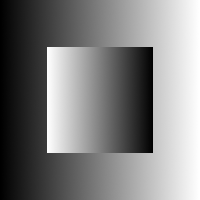
#> input picture paper/slides/square clean.png, 200 x 200 px; the run also reads 2 pictures not shown here
$ jupyter execute test_expected_tgv.ipynb
#> lines starting #> are read from the running program, lines starting #| are printed output that depends on the picture; long printed decimals are rounded
[cell 1]
import numpy as np
from PIL import Image
from skimage.metrics import structural_similarity, peak_signal_noise_ratio

square_clean = "../../paper/slides/square clean.png"
square_tgv = "../../paper/slides/square TGV.png"

clean_PIL = Image.open(square_clean)
#> clean_PIL is the input picture: PIL image 200x200 RGBA; mean R, G, B, A 127.5, 127.5, 127.5, 255
tgv_PIL = Image.open(square_tgv)

clean_np = np.array(clean_PIL)
tgv_np = np.array(tgv_PIL)

psnr = peak_signal_noise_ratio(clean_np, tgv_np)
#> psnr = 36.82
print("PSNR: ", psnr)
#| PSNR:  36.825

[cell 2]
turtle_clean = "../../data/test_cases/turtle clean.png"
turtle_tv = "../../data/test_cases/turtle single lambda.png"

turtle_clean_PIL = Image.open(turtle_clean)
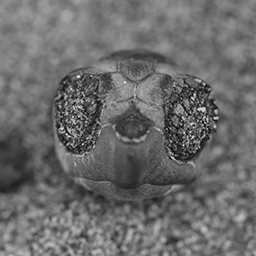
#> input picture data/test_cases/turtle clean.png, 256 x 256 px
#> turtle_clean_PIL is the input picture: PIL image 256x256 RGBA; mean R, G, B, A 107.4, 107.4, 107.4, 255
turtle_tv_PIL = Image.open(turtle_tv)
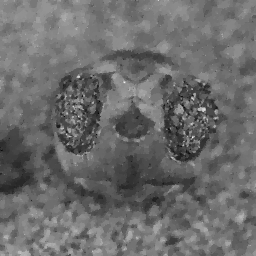
#> input picture data/test_cases/turtle single lambda.png, 256 x 256 px
#> turtle_tv_PIL is the input picture: PIL image 256x256 RGBA; mean R, G, B, A 107.3, 107.3, 107.3, 255

turtle_clean_np = np.array(turtle_clean_PIL)
turtle_tv_np = np.array(turtle_tv_PIL)

psnr = peak_signal_noise_ratio(turtle_clean_np, turtle_tv_np)
#> psnr = 29
print("Turtle PSNR: ", psnr)
#| Turtle PSNR:  29.003

[cell 3]
turtle_tv_map = "../../data/test_cases/turtle lambda map.png"

turtle_tv_map_PIL = Image.open(turtle_tv_map)

turtle_tv_map_np = np.array(turtle_tv_map_PIL)

psnr = peak_signal_noise_ratio(turtle_clean_np, turtle_tv_map_np)
#> psnr = 28.78
print("Turtle TV Map PSNR: ", psnr)
#| Turtle TV Map PSNR:  28.784
